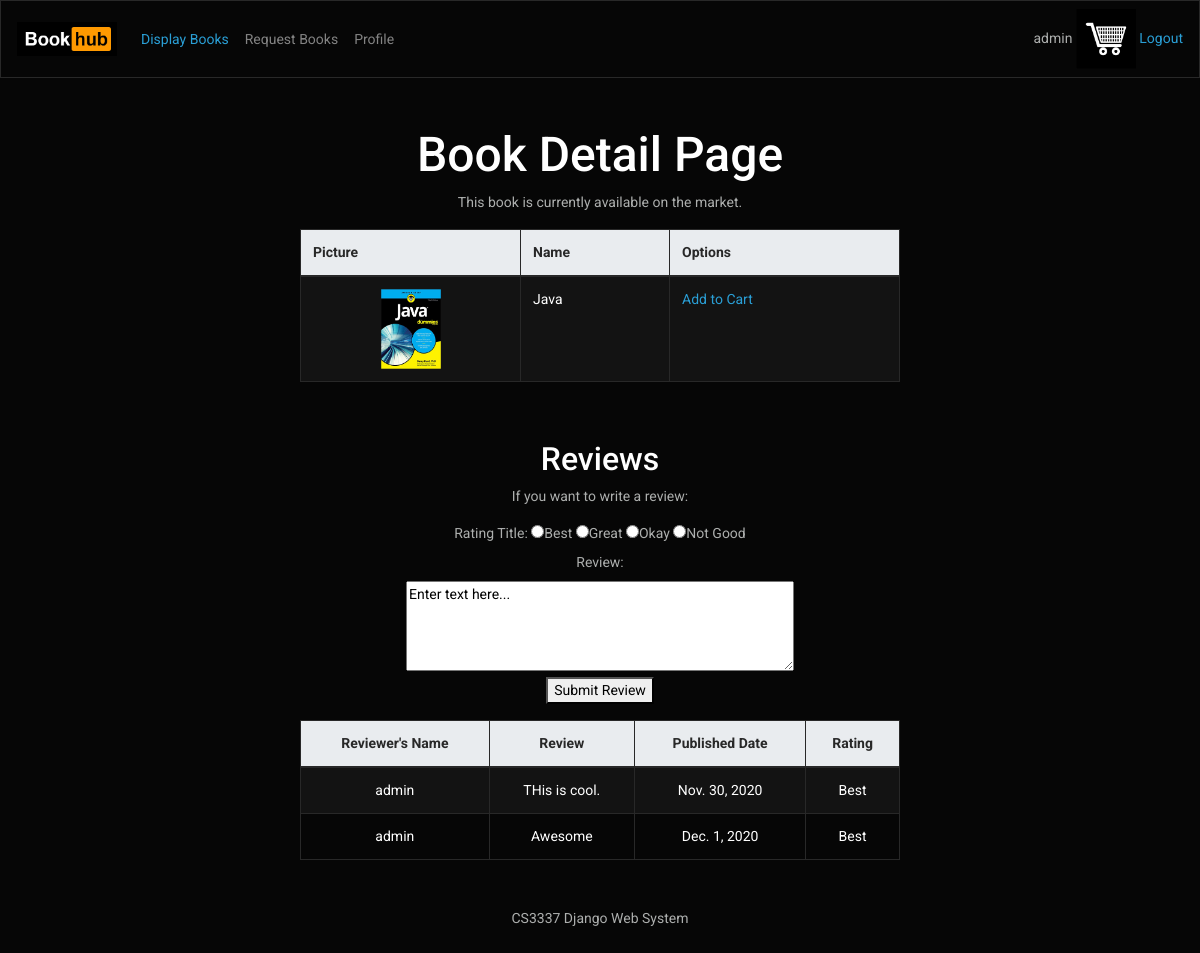
Page /book_detail/3 (signed in) on the committed database.
### bookMng/models.py (models this page shows, shortened)
class Book(models.Model):
    name = models.CharField(max_length=200)
    web = models.URLField(max_length=200)
    price = models.DecimalField(decimal_places=2,max_digits=6)
    publishdate = models.DateField(auto_now=True)
    picture = models.FileField(upload_to='bookEx/static/uploads')
    pic_path = models.CharField(max_length=300, editable=False, blank=True)
    username = models.ForeignKey(User, blank=True, null=True, on_delete=models.CASCADE)

class Review(models.Model):
    bookId = models.ForeignKey(Book, blank=True, null=True, on_delete=models.CASCADE)
    rating = models.CharField(max_length=200)
    review = models.TextField(max_length=1000)
    username = models.ForeignKey(User, blank=True, null=True, on_delete=models.CASCADE)
    publishdate = models.DateField(auto_now=True)
    submitted = models.BooleanField(default=False)

### bookMng/views.py (the view, shortened to what this page needs)
# urls.py: path('book_detail/<int:book_id>', views.book_detail, name='book_detail'),
@login_required(login_url=reverse_lazy('login'))
def book_detail(request, book_id):
    book = Book.objects.get(id=book_id)
    reviews = Review.objects.filter(bookId = book_id)
    book.pic_path = book.picture.url[14:]
    review = request.POST.get('review', '')
    rating = request.POST.get('rating_title', '')
    return render(request,
      'bookMng/book_detail.html',
      {
          'item_list': MainMenu.objects.all(),
          'reviews': reviews,
          'book': book,
      })

### bookEx/templates/bookMng/book_detail.html (shortened to what this page needs)
{% extends "base.html" %}
{% load static %}
{% block logo %}
<a class="navbar-brand" href="/">
<img src= "{% static 'logoHorz.png' %}" class="" style="width: 100px">
</a>
{% endblock logo%}
{% block navbar_item %}
    <li class="nav-item active">
        <a class="nav-link text-primary" href="/displaybooks">Display Books</a>
    </li>
    <li class="nav-item">
        <a class="nav-link" href="/requestbook">Request Books</a>
    </li>
    <li class="nav-item">
        <a class="nav-link" href="/mybooks">Profile</a>
    </li>
{% endblock navbar_item %}
{% block main_content %}
<div class="text-center">
    <h2> Book Detail Page </h2>
    <p> This book is currently available on the market.</p>
</div>
<table class="table table-striped table-bordered mx-auto" border="2">
    <thead class="thead-light">
        <tr>
            <th width="220">Picture</th>
            <th>Name</th>
            <th>Options</th>
        </tr>
    </thead>
    <tr>
        <td><center><img src="{% static book.pic_path %}" width="60" height="80"></center></td>
        <td>{{ book.name }}</td>
        <td>
            <a href="/book_addCart/{{book.id}}">Add to Cart</a>
        </td>
    </tr>
</table>
<br><br>
<div class="text-center">
    <h4> Reviews </h4>
    <p> If you want to write a review:
    <form method="POST" id="review_form" name="review_form">
        <label for="rating_title">Rating Title:</label>
        <input type="radio" name="rating_title" value="Best">Best
        <input type="radio" name="rating_title" value="Great">Great
        <input type="radio" name="rating_title" value="Okay">Okay
        <input type="radio" name="rating_title" value="Not Good">Not Good
        <br>
        <label for="review">Review:</label><br>
        <textarea rows="4" cols="50" name="review" form="review_form">Enter text here...
        </textarea><br>
    </form>
    <button type="submit" form="review_form">Submit Review</button>
    </p>
    <table class="table table-striped table-bordered mx-auto" border="2">
    <thead class="thead-light">
        <tr>
            <th>Reviewer's Name</th>
            <th>Review</th>
            <th>Published Date</th>
            <th>Rating</th>
        </tr>
    </thead>
    {% if not reviews %}
    <tr>
        <td class="text-center" colspan="4">No Reviews Available.</td>
    </tr>
    {% else %}
    {% for item in reviews %}
    <tr>
        <td>{{ item.username }} </td>
        <td>{{ item.review }} </td>
        <td>{{ item.publishdate }} </td>
        <td>{{ item.rating }} </td>
    </tr>
    {% endfor %}
    {% endif %}
    </table>
</div>
{% endblock main_content %}
{% block footer %}
<footer class="text-center mb-5" id="footer"> CS3337 Django Web System </footer>
{% endblock footer %}

### bookEx/templates/base.html (shortened to what this page needs)
{% load static %}
<!DOCTYPE html>
<html lang="en">
<head>
    <link href="{% static 'bootstrap.css' %}" rel="stylesheet" type="text/css">
</head>
<body>
<nav class="navbar navbar-expand-lg navbar-dark bg-dark">
    {% block logo %}{% endblock logo %}
    <div class="collapse navbar-collapse" id="navbarColor02">
    <ul class="navbar-nav mr-auto text-light">
        {% block navbar_item %}{% endblock navbar_item %}
    </ul>
    <div class="ml-5">
        <span style="float: right;">
            {% if user.is_authenticated %}
                {{ user.username }}
                <a href="{% url 'shoppingcart' %}">
                    <img src= "{% static 'cart_logo.png' %}" class="" style="width: 60px">
                </a>
                <a href="{% url 'logout' %}?next=/"> Logout </a>
            {% else %}
                NOT Logged in.
                <a href="{% url 'login' %}?next=/"> Login </a>
            {% endif %}
        </span>
    </div>
  </div>
</nav>
<div class="mt-5">
    {% block main_content %}
    {% endblock main_content %}
</div>
<div class="mt-5">
{% block footer %}{% endblock footer %}
</div>
</body>
</html>

### rows in the picture
Book: name "Java"
Review: username "admin", review "THis is cool.", publishdate "Nov. 30, 2020", rating "Best"
Review: username "admin", review "Awesome", publishdate "Dec. 1, 2020", rating "Best"

### other values in the picture
{{ user.username }} "admin"
